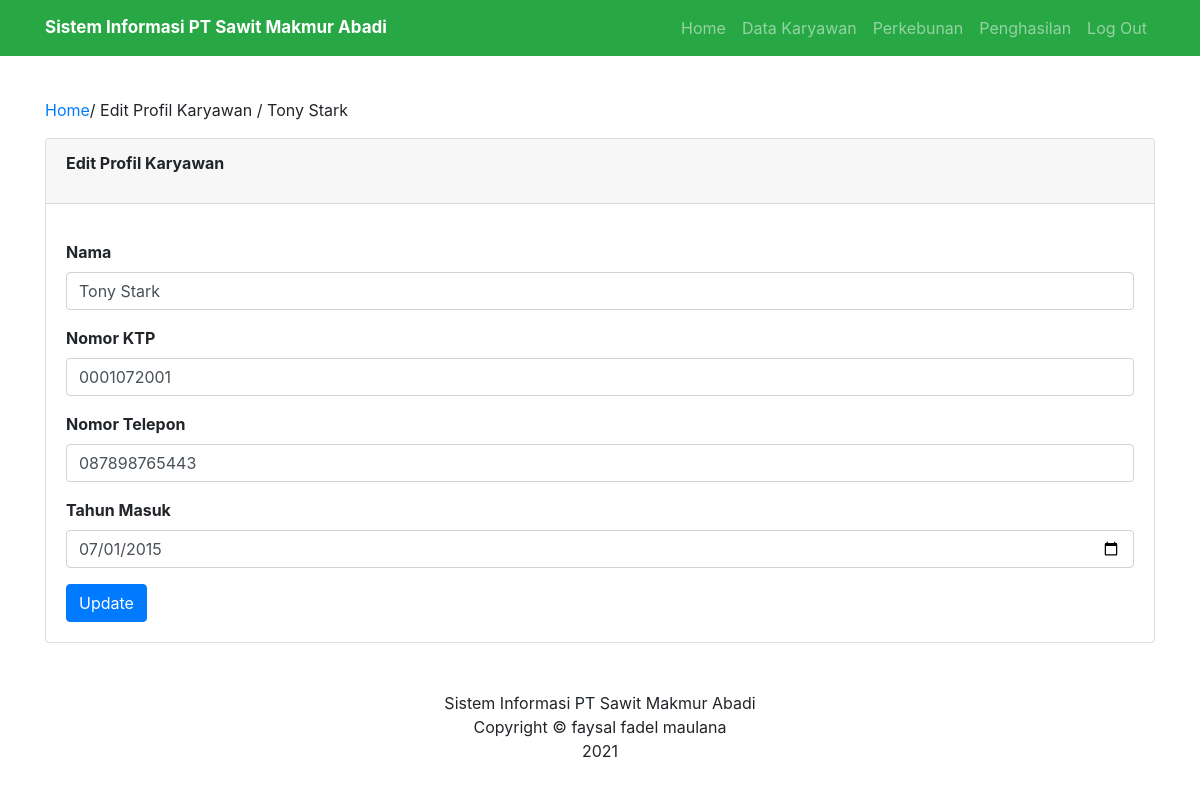
Screenshot of /edit.php?id_karyawan=1 with the database file from the repository.
### tables this page shows
CREATE TABLE `karyawan` (
  `id_karyawan` int(11) NOT NULL,
  `nama` varchar(200) NOT NULL,
  `no_ktp` varchar(20) NOT NULL,
  `no_telp` varchar(20) NOT NULL,
  `th_masuk` date NOT NULL
);

### edit.php (the view, shortened to what this page needs)
<!doctype html>
<html lang="en">
<head>
    <link href="https://cdn.jsdelivr.net/npm/bootstrap@5.0.1/dist/css/bootstrap.min.css" rel="stylesheet">
    <link rel="stylesheet" type="text/css" href="assets/css/bootstrap.css">
</head>
<body>
    <nav class="navbar fixed-top navbar-expand-lg navbar-dark bg-success">
        <div class="container">
            <a class="textNav navbar-brand fw-bold" href="index.php">Sistem Informasi PT Sawit Makmur Abadi</a>
            <div class="collapse navbar-collapse" id="navbarNavAltMarkup">
                <div class="navbar-nav ms-auto">
                    <a class="nav-link" aria-current="page" href="home.php">Home</a>
                    <a class="nav-link" href="index.php">Data Karyawan</a>
                    <a class="nav-link" href="#">Perkebunan</a>
                    <a class="nav-link" href="#">Penghasilan</a>
                    <a class="nav-link" href="logout.php">Log Out</a>
                </div>
            </div>
        </div>
    </nav>
    <?php
    include 'config.php';
    $id = $_GET['id_karyawan'];
    $karyawan = mysqli_query($koneksi, "select * from karyawan where id_karyawan='$id'");
    while ($data = mysqli_fetch_assoc($karyawan)) {
    ?>
        <div class="profile container mt-5">
            <p><a href="index.php">Home</a>/ Edit Profil Karyawan / <?php echo $data['nama'] ?></p>
            <div class="card">
                <div class="card-header">
                    <p class="fw-bold">Edit Profil Karyawan</p>
                </div>
                <div class="card-body fw-bold">
                    <form method="post" action="update.php">
                        <div class="mb-3">
                            <label for="Nama" class="form-label">Nama</label>
                            <input type="text" class="form-control" id="nama" placeholder="Masukkan Nama Lengkap" name="nama" value="<?php echo $data['nama']; ?>">
                        </div>
                        <div class="mb-3">
                            <label for="no_ktp" class="form-label">Nomor KTP</label>
                            <input type="text" class="form-control" id="no_ktp" placeholder="Masukkan Nomor KTP" name="no_ktp" value="<?php echo $data['no_ktp']; ?>">
                        </div>
                        <div class="mb-3">
                            <label for="no_telp" class="form-label">Nomor Telepon</label>
                            <input type="text" class="form-control" id="no_telp" placeholder="Masukkan Nomor Telepon" name="no_telp" value="<?php echo $data['no_telp']; ?>">
                        </div>
                        <div class="mb-3">
                            <label for="th_masuk" class="form-label">Tahun Masuk</label>
                            <input type="date" class="form-control" id="th_masuk" placeholder="Masukkan Tahun Masuk (yyyy-mm-dd)" name="th_masuk" value="<?php echo $data['th_masuk']; ?>">
                        </div>
                        <button type="submit" class="btn btn-primary" value="SIMPAN">Update</button>
                    </form>
                </div>
            </div>
        </div>
    <?php
    }
    ?>
    <footer class="application-footer mt-5 mb-3">
        <div class="container">
            <center>Sistem Informasi PT Sawit Makmur Abadi <br>
                Copyright © faysal fadel maulana <br> 2021</Copyright>
        </div>
    </footer>
</body>
</html>

### edit.php (style rules this page uses)
@media (min-device-width: 375px) and (max-device-width: 1024px) { .textNav { font-size: 17px; } }
.profile { padding-top: 50px; }

### rows the page displays
karyawan: nama "Tony Stark", no_ktp "0001072001", no_telp "087898765443", th_masuk "07/01/2015"
